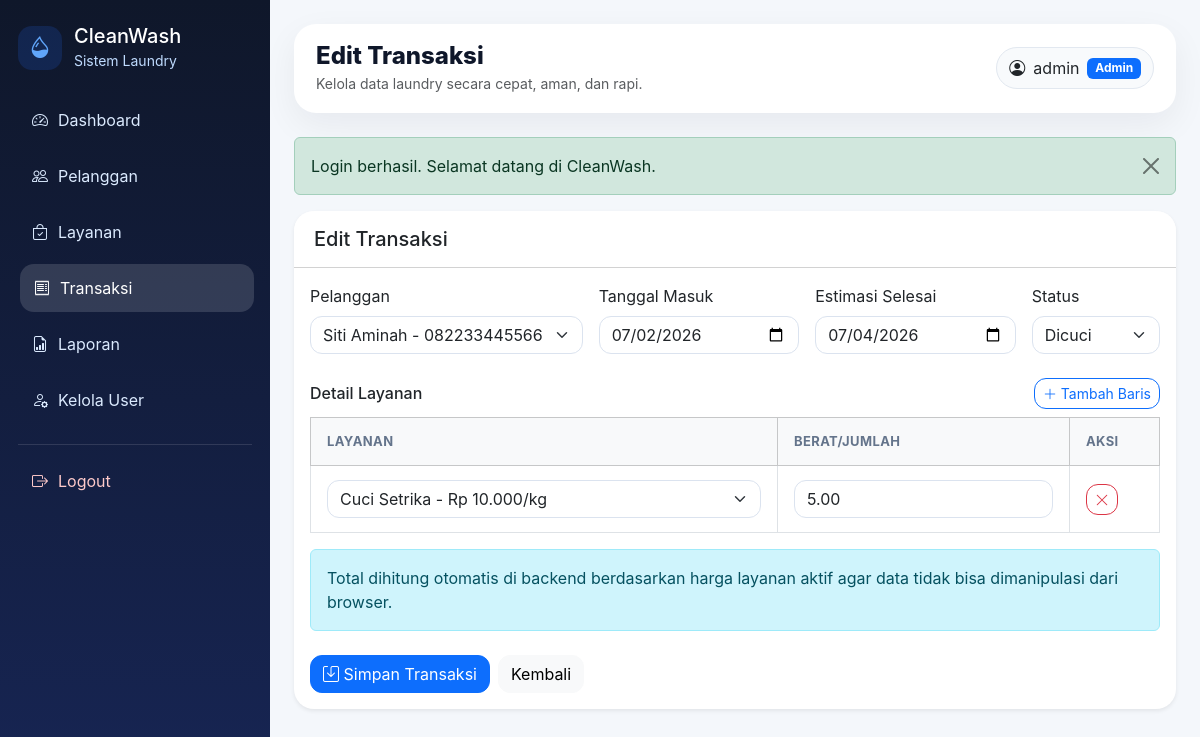
The page /index.php?page=admin/transaksi/edit&id=2 (signed in) on the database its author committed.
### tables this page shows
CREATE TABLE `transaksi` (
  `id` int(11) NOT NULL,
  `kode_transaksi` varchar(30) NOT NULL,
  `pelanggan_id` int(11) NOT NULL,
  `tanggal_masuk` date NOT NULL,
  `tanggal_selesai_est` date NOT NULL,
  `status` enum('Menunggu','Dicuci','Dikeringkan','Disetrika','Selesai','Diambil') NOT NULL DEFAULT 'Menunggu',
  `total_harga` decimal(12,2) NOT NULL DEFAULT 0.00,
  `created_at` timestamp NOT NULL DEFAULT current_timestamp(),
  `updated_at` timestamp NOT NULL DEFAULT current_timestamp() ON UPDATE current_timestamp()
);

CREATE TABLE `detail_transaksi` (
  `id` int(11) NOT NULL,
  `transaksi_id` int(11) NOT NULL,
  `layanan_id` int(11) NOT NULL,
  `berat` decimal(8,2) NOT NULL,
  `harga` decimal(12,2) NOT NULL,
  `subtotal` decimal(12,2) NOT NULL,
  `created_at` timestamp NOT NULL DEFAULT current_timestamp()
);

### controllers/BaseController.php (called while the page is built, shortened)
<?php
abstract class BaseController
{
    protected function view(string $view, array $data = []): void
    {
        extract($data);
        $viewFile = __DIR__ . '/../views/' . $view . '.php';
        require __DIR__ . '/../views/layouts/header.php';
        require $viewFile;
        require __DIR__ . '/../views/layouts/footer.php';
    }
}

### controllers/TransaksiController.php (called while the page is built, shortened)
<?php
class TransaksiController extends BaseController
{
    private Transaksi $transaksiModel;
    private Pelanggan $pelangganModel;
    private Layanan $layananModel;
    public function __construct(mysqli $db, Auth $auth)
    {
        $this->transaksiModel = new Transaksi($db);
        $this->pelangganModel = new Pelanggan($db);
        $this->layananModel = new Layanan($db);
    }
    public function edit(): void
    {
        $id = (int)($_GET['id'] ?? 0);
        $data = $this->transaksiModel->getById($id);
        $errors = [];
        $this->view('admin/transaksi/form', [
            'title' => 'Edit Transaksi',
            'errors' => $errors,
            'data' => $data,
            'detail' => $this->transaksiModel->getDetail($id),
            'pelanggan' => $this->pelangganModel->getAll(),
            'layanan' => $this->layananModel->getActive(),
            'statuses' => Transaksi::STATUSES,
            'action' => 'index.php?page=admin/transaksi/edit&id=' . $id
        ]);
    }
}

### index.php (called while the page is built, shortened)
<?php
require_once __DIR__ . '/config/helpers.php';
require_once __DIR__ . '/models/Pelanggan.php';
require_once __DIR__ . '/models/Layanan.php';
require_once __DIR__ . '/models/Transaksi.php';
require_once __DIR__ . '/controllers/BaseController.php';
require_once __DIR__ . '/controllers/AdminController.php';
require_once __DIR__ . '/controllers/TransaksiController.php';
try {
    $db = (new Database())->getConnection();
    $userModel = new User($db);
    $auth = new Auth($userModel);
    $page = $_GET['page'] ?? 'login';
    match ($page) {
        'login' => (new AuthController($db, $auth))->login(),
        'register' => (new AuthController($db, $auth))->register(),
        'logout' => (new AuthController($db, $auth))->logout(),
        'admin/dashboard' => (new AdminController($db, $auth))->dashboard(),
        'admin/pelanggan' => (new PelangganController($db, $auth))->index(),
        'admin/pelanggan/create' => (new PelangganController($db, $auth))->create(),
        'admin/pelanggan/edit' => (new PelangganController($db, $auth))->edit(),
        'admin/pelanggan/delete' => (new PelangganController($db, $auth))->delete(),
        'admin/layanan' => (new LayananController($db, $auth))->index(),
        'admin/layanan/create' => (new LayananController($db, $auth))->create(),
        'admin/layanan/edit' => (new LayananController($db, $auth))->edit(),
        'admin/layanan/delete' => (new LayananController($db, $auth))->delete(),
        'admin/transaksi' => (new TransaksiController($db, $auth))->index(),
        'admin/transaksi/create' => (new TransaksiController($db, $auth))->create(),
        'admin/transaksi/edit' => (new TransaksiController($db, $auth))->edit(),
        'admin/transaksi/detail' => (new TransaksiController($db, $auth))->detail(),
        'admin/transaksi/status' => (new TransaksiController($db, $auth))->updateStatus(),
        'admin/transaksi/delete' => (new TransaksiController($db, $auth))->delete(),
        'admin/laporan' => (new LaporanController($db, $auth))->index(),
        'admin/users' => (new UserController($db, $auth))->index(),
        'admin/users/role' => (new UserController($db, $auth))->updateRole(),
        'pelanggan/dashboard' => (new CustomerController($db, $auth))->dashboard(),
        'pelanggan/status' => (new CustomerController($db, $auth))->status(),
        'pelanggan/riwayat' => (new CustomerController($db, $auth))->riwayat(),
        'pelanggan/profil' => (new CustomerController($db, $auth))->profil(),
        default => redirect($auth->check() ? ($_SESSION['user']['role'] === 'admin' ? 'admin/dashboard' : 'pelanggan/dashboard') : 'login'),
    };
} catch (Throwable $e) {
    http_response_code(500);
    $message = e($e->getMessage());
    ?>
    <!doctype html>
    <html lang="id">
    <head>
        <meta charset="utf-8">
        <meta name="viewport" content="width=device-width, initial-scale=1">
        <title>Kesalahan Aplikasi - CleanWash</title>
        <link href="https://cdn.jsdelivr.net/npm/bootstrap@5.3.3/dist/css/bootstrap.min.css" rel="stylesheet">
        <link href="assets/css/style.css" rel="stylesheet">
    </head>
    <body class="bg-light">
        <div class="container py-5">
            <div class="row justify-content-center">
                <div class="col-lg-7">
                    <div class="card border-0 shadow-sm">
                        <div class="card-body p-4 p-md-5">
                            <h3 class="fw-bold text-danger mb-3">Aplikasi belum bisa dijalankan</h3>
                            <p class="mb-3"><?= $message ?></p>
                            <div class="alert alert-info">
                                <strong>Solusi cepat:</strong> pastikan MySQL XAMPP aktif dan database <code>db_laundry</code> sudah dibuat dengan menjalankan script <code>database/laundry.sql</code> melalui CMD/Shell XAMPP.
                            </div>
                            <a href="README.md" class="btn btn-primary">Lihat README</a>
                        </div>
                    </div>
                </div>
            </div>
        </div>
    </body>
    </html>
    <?php
}

### models/Pelanggan.php (called while the page is built, shortened)
<?php
class Pelanggan
{
    private mysqli $db;
    public function __construct(mysqli $db)
    {
        $this->db = $db;
    }
    public function getAll(string $keyword = ''): array
    {
        $keyword = trim($keyword);
        if ($keyword !== '') {
            $search = '%' . $keyword . '%';
            $sql = "SELECT p.*, u.username, u.email
                    FROM pelanggan p
                    JOIN users u ON p.user_id = u.id
                    WHERE p.nama LIKE ? OR p.no_hp LIKE ? OR u.email LIKE ?
                    ORDER BY p.id DESC";
            $stmt = $this->db->prepare($sql);
            $stmt->bind_param('sss', $search, $search, $search);
        } else {
            $sql = "SELECT p.*, u.username, u.email
                    FROM pelanggan p
                    JOIN users u ON p.user_id = u.id
                    ORDER BY p.id DESC";
            $stmt = $this->db->prepare($sql);
        }
        $stmt->execute();
        return $stmt->get_result()->fetch_all(MYSQLI_ASSOC);
    }
}

### models/Transaksi.php (called while the page is built, shortened)
<?php
class Transaksi
{
    private mysqli $db;
    public function __construct(mysqli $db)
    {
        $this->db = $db;
    }
    public function getById(int $id): ?array
    {
        $sql = "SELECT t.*, p.nama AS nama_pelanggan, p.no_hp, p.alamat, u.email
                FROM transaksi t
                JOIN pelanggan p ON t.pelanggan_id = p.id
                JOIN users u ON p.user_id = u.id
                WHERE t.id = ? LIMIT 1";
        $stmt = $this->db->prepare($sql);
        $stmt->bind_param('i', $id);
        $stmt->execute();
        $row = $stmt->get_result()->fetch_assoc();
        return $row ?: null;
    }
    public function getDetail(int $transaksiId): array
    {
        $sql = "SELECT dt.*, l.nama_layanan, l.satuan
                FROM detail_transaksi dt
                JOIN layanan l ON dt.layanan_id = l.id
                WHERE dt.transaksi_id = ?
                ORDER BY dt.id ASC";
        $stmt = $this->db->prepare($sql);
        $stmt->bind_param('i', $transaksiId);
        $stmt->execute();
        return $stmt->get_result()->fetch_all(MYSQLI_ASSOC);
    }
}

### models/Layanan.php (called while the page is built, shortened)
<?php
class Layanan
{
    private mysqli $db;
    public function __construct(mysqli $db)
    {
        $this->db = $db;
    }
    public function getActive(): array
    {
        $stmt = $this->db->prepare("SELECT * FROM layanan WHERE status = 'Aktif' ORDER BY nama_layanan ASC");
        $stmt->execute();
        return $stmt->get_result()->fetch_all(MYSQLI_ASSOC);
    }
}

### views/admin/transaksi/form.php (the view, shortened to what this page needs)
<?php
$postDetails = [];
$rows = $postDetails ?: ($detail ?: [['layanan_id' => '', 'berat' => '']]);
?>
<div class="card border-0 shadow-sm">
    <div class="card-header bg-white"><h5 class="mb-0"><?= e($title) ?></h5></div>
    <div class="card-body">
        <form method="post" action="<?= e($action) ?>">
            <div class="row g-3 mb-4">
                <div class="col-md-4">
                    <label class="form-label">Pelanggan</label>
                    <?php $pelangganValue = old('pelanggan_id', $data['pelanggan_id'] ?? ''); ?>
                    <select name="pelanggan_id" class="form-select" required>
                        <?php foreach ($pelanggan as $p): ?>
                            <option value="<?= e($p['id']) ?>" <?= selected($pelangganValue, $p['id']) ?>><?= e($p['nama']) ?> - <?= e($p['no_hp']) ?></option>
                        <?php endforeach; ?>
                    </select>
                </div>
                <div class="col-md-3">
                    <label class="form-label">Tanggal Masuk</label>
                    <input type="date" name="tanggal_masuk" class="form-control" value="<?= e(old('tanggal_masuk', $data['tanggal_masuk'] ?? date('Y-m-d'))) ?>" required>
                </div>
                <div class="col-md-3">
                    <label class="form-label">Estimasi Selesai</label>
                    <input type="date" name="tanggal_selesai_est" class="form-control" value="<?= e(old('tanggal_selesai_est', $data['tanggal_selesai_est'] ?? date('Y-m-d', strtotime('+2 day')))) ?>" required>
                </div>
                <div class="col-md-2">
                    <label class="form-label">Status</label>
                    <?php $statusValue = old('status', $data['status'] ?? 'Menunggu'); ?>
                    <select name="status" class="form-select" required>
                        <?php foreach ($statuses as $status): ?>
                            <option value="<?= e($status) ?>" <?= selected($statusValue, $status) ?>><?= e($status) ?></option>
                        <?php endforeach; ?>
                    </select>
                </div>
            </div>
            <div class="d-flex justify-content-between align-items-center mb-2">
                <h6 class="mb-0">Detail Layanan</h6>
                <button type="button" class="btn btn-outline-primary btn-sm" id="add-row"><i class="bi bi-plus-lg"></i> Tambah Baris</button>
            </div>
            <div class="table-responsive">
                <table class="table table-bordered align-middle" id="detail-table">
                    <thead class="table-light"><tr><th style="width:55%">Layanan</th><th>Berat/Jumlah</th><th style="width:90px">Aksi</th></tr></thead>
                    <tbody>
                    <?php foreach ($rows as $row): ?>
                        <tr>
                            <td>
                                <select name="layanan_id[]" class="form-select layanan-select" required>
                                    <?php foreach ($layanan as $l): ?>
                                        <option value="<?= e($l['id']) ?>" data-harga="<?= e($l['harga']) ?>" <?= selected($row['layanan_id'] ?? '', $l['id']) ?>><?= e($l['nama_layanan']) ?> - <?= rupiah($l['harga']) ?>/<?= e($l['satuan']) ?></option>
                                    <?php endforeach; ?>
                                </select>
                            </td>
                            <td><input type="number" step="0.01" min="0.1" name="berat[]" class="form-control berat-input" value="<?= e($row['berat'] ?? '') ?>" required></td>
                            <td><button type="button" class="btn btn-outline-danger btn-sm remove-row"><i class="bi bi-x-lg"></i></button></td>
                        </tr>
                    <?php endforeach; ?>
                    </tbody>
                </table>
            </div>
            <div class="alert alert-info">Total dihitung otomatis di backend berdasarkan harga layanan aktif agar data tidak bisa dimanipulasi dari browser.</div>
            <div class="mt-4 d-flex gap-2">
                <button class="btn btn-primary" type="submit"><i class="bi bi-save"></i> Simpan Transaksi</button>
                <a class="btn btn-light" href="index.php?page=admin/transaksi">Kembali</a>
            </div>
        </form>
    </div>
</div>

### assets/css/style.css (style rules this page uses)
:root { --primary: #2563eb; --primary-dark: #1e40af; --bg-soft: #f4f7fb; --sidebar: #0f172a; --text-muted: #64748b; }
* { box-sizing: border-box; }
body { background: var(--bg-soft); font-family: Inter, system-ui, -apple-system, BlinkMacSystemFont, "Segoe UI", sans-serif; }
.card { border-radius: 20px; overflow: hidden; }
.card-header { padding: 16px 20px; }
.table thead th { font-size: 13px; text-transform: uppercase; letter-spacing: .03em; color: #64748b; }
.table td, .table th { padding: 14px 16px; }
.btn { border-radius: 12px; }
.form-control, .form-select { border-radius: 12px; border-color: #dbe3ef; }

### rows shown on the page
transaksi: tanggal_masuk "07/02/2026", tanggal_selesai_est "07/04/2026", status "Dicuci"
detail_transaksi: berat "5.00"

### other values the page prints
$title "Edit Transaksi"
$user['username'] "admin"
$user['role'] "Admin"
$message "Login berhasil. Selamat datang di CleanWash."
form field pelanggan_id "Siti Aminah - 082233445566"
form field value "Cuci Setrika - Rp 10.000/kg"
